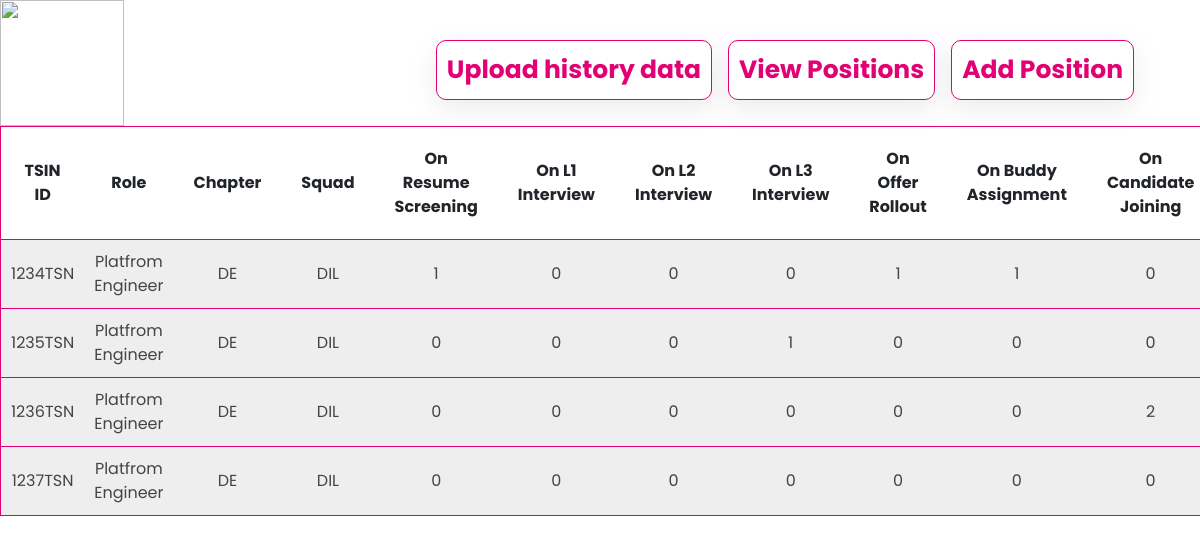
Before: / with the older database file.
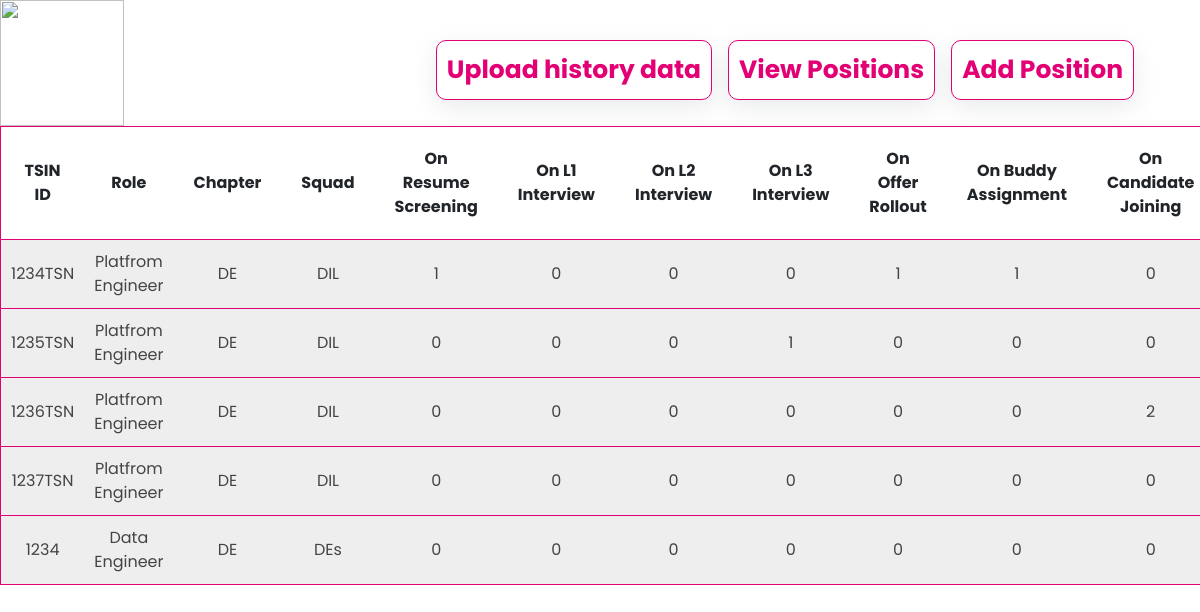
After: the same page with the newer database file.
### tables this page shows
CREATE TABLE "roles" (
	"tsin_id"	TEXT NOT NULL,
	"Role"	TEXT NOT NULL,
	"Chapter"	TEXT NOT NULL,
	"Squad"	TEXT NOT NULL,
	PRIMARY KEY("tsin_id")
);

### app.py (the view)
@app.route('/')
def hello_world():
    con=sqlite3.connect('db/data.db') #connecting to the database
    cursor=con.cursor()
    cursor.execute('SELECT tsin_id, role, chapter, squad from roles;')
    result = cursor.fetchall()
    nums={}
    for i in result:
        nums[i[0]]={'stage1':0,'stage2':0,'stage3':0,'stage4':0,'stage5':0,'stage6':0,'stage7':0}
    print(nums)
    print(result)
    cursor.execute('SELECT tsin_id, candidate_name, pan, candidate_email, current_stage, request_raised_date, tsin_opened_date, resume_screened_date, l1_interview_date, l1_interviewer, l2_interview_date, l2_interviewer, l3_interview_date, l3_interviewer, offer_rollout_date, joining_date, buddy_assignment_date, buddy_name, candidate_dropout_date, candidate_dropout_reason, resume, id, phone, current_location, current_company, experience from candidates;')
    result2=cursor.fetchall()
    con.close()
    d={}
    for i in result2:
        if i[4].strip()=='Resume Screened for Interview':
            nums[i[0].strip()]['stage1']+=1
        elif i[4].strip()=='L1 Interview Complete':
            nums[i[0].strip()]['stage2']+=1
        elif i[4].strip()=='L2 Interview Complete':
            nums[i[0].strip()]['stage3']+=1
        elif i[4].strip()=='L3 Interview Complete':
            nums[i[0].strip()]['stage4']+=1
        elif i[4].strip()=='Offer RollOut':
            nums[i[0].strip()]['stage5']+=1
        elif i[4].strip()=='Buddy Assignment':
            nums[i[0].strip()]['stage6']+=1
        elif i[4].strip()=='Candidate Joined' or i[4].strip()=='Candidate Dropout':
            nums[i[0].strip()]['stage7']+=1
        if i[0] in d:
            d[i[0]].append({'id':i[21],'candidate_name':i[1], 'pan':i[2],'candidate_email':i[3], 'current_stage':i[4],'request_raised_date': i[5], 'tsin_opened_date':i[6], 'resume_screened_date':i[7], 'l1_interview_date':i[8], 'l1_interviewer':i[9], 'l2_interview_date':i[10], 'l2_interviewer':i[11], 'l3_interview_date':i[12], 'l3_interviewer':i[13], 'offer_rollout_date':i[14], 'joining_date':i[15], 'buddy_assignment_date':i[16], 'buddy_name':i[17], 'candidate_dropout_date':i[18], 'candidate_dropout_reason':i[19], 'resume':i[20], 'phone':i[22], 'current_location':i[23], 'current_company':i[24], 'experience':i[25]})
        else:
            d[i[0]]=[{'id':i[21],'candidate_name':i[1], 'pan':i[2],'candidate_email':i[3], 'current_stage':i[4],'request_raised_date': i[5], 'tsin_opened_date':i[6], 'resume_screened_date':i[7], 'l1_interview_date':i[8], 'l1_interviewer':i[9], 'l2_interview_date':i[10], 'l2_interviewer':i[11], 'l3_interview_date':i[12], 'l3_interviewer':i[13], 'offer_rollout_date':i[14], 'joining_date':i[15], 'buddy_assignment_date':i[16], 'buddy_name':i[17], 'candidate_dropout_date':i[18], 'candidate_dropout_reason':i[19], 'resume':i[20], 'phone':i[22], 'current_location':i[23], 'current_company':i[24], 'experience':i[25]}]
    print(d)
    print(nums)
    return render_template('candidates.html', roles=result, candidates=d, nums=nums)

### templates/candidates.html (shortened to what this page needs)
{% extends "layout/base.html" %}
{% block body_class %} landing-page {% endblock body_class %}
{% block content %}
<main>
<div class="info">
      <table class="roles">
      <tr>
      <th>TSIN ID</th>
      <th>Role</th>
      <th>Chapter</th>
      <th>Squad</th>
      <th>On Resume Screening</th>
      <th>On L1 Interview</th>
      <th>On L2 Interview</th>
      <th>On L3 Interview</th>
      <th>On Offer Rollout</th>
      <th>On Buddy Assignment</th>
      <th>On Candidate Joining</th>
      </tr>
      {% for i in roles %}
      <tr class="accordion">
        <td>{{i[0]}}</td>
        <td>{{i[1]}}</td>
        <td>{{i[2]}}</td>
        <td>{{i[3]}}</td>
        <td>{{nums[i[0]]['stage1']}}</td>
        <td>{{nums[i[0]]['stage2']}}</td>
        <td>{{nums[i[0]]['stage3']}}</td>
        <td>{{nums[i[0]]['stage4']}}</td>
        <td>{{nums[i[0]]['stage5']}}</td>
        <td>{{nums[i[0]]['stage6']}}</td>
        <td>{{nums[i[0]]['stage7']}}</td>
      </tr>
      {% endfor %}
      </table>
    </div>
</main>
{% endblock content %}

### templates/layout/base.html (shortened to what this page needs)
<!DOCTYPE html>
<html lang="en">
<head>
    <link href="{{url_for('static',filename='css/style.css')}}" rel="stylesheet">
    <link href="https://cdn.jsdelivr.net/npm/bootstrap@5.1.3/dist/css/bootstrap.min.css" rel="stylesheet">
    <link href="https://unpkg.com/aos@2.3.1/dist/aos.css" rel="stylesheet">
</head>
<body class="{% block body_class %}{% endblock body_class %}">
    <div id="page">
        {% include 'includes/header.html' %}
        {% block content %}{% endblock content %}
    </div>
</body>
</html>

### templates/includes/header.html
<header class="header menu_fixed" >
<a class="navbar-brand logo1" href="/"><img src="https://he-s3.s3.amazonaws.com/media/cache/2f/96/2f96363357d5bc63c2314e69ab03896e.png" width=300 class="logo-main" style="width:124px; height:126px;"></a>
	<nav class="navbar navbar-nav navbar-expand-lg " style="      display: flex;flex-direction: row;  float: right; color:white; padding-right: 50px;">
		<a class="navbar-brand navbar-center" href="/upload-candidates" style=" "><button class="new_tsin" style="font-size:25px;box-shadow: rgba(149, 157, 165, 0.2) 0px 8px 24px;"><b>Upload history data</b></button></a>
		<a class="navbar-brand navbar-center"href="/"><button class="new_tsin" style="font-size:25px;box-shadow: rgba(149, 157, 165, 0.2) 0px 8px 24px;"><b>View Positions</b></button></a>
		<a class="navbar-brand navbar-center"href="/add-tsin"><button class="new_tsin" style="font-size:25px;box-shadow: rgba(149, 157, 165, 0.2) 0px 8px 24px;"><b>Add Position</b></button></a>
	</nav>
</header>

### static/css/style.css (style rules this page uses)
* { margin: 0; padding: 0; box-sizing: border-box; font-family: "Poppins", sans-serif; }
.header { background-color:white; }
.navbar-brand { text-align:center; font-weight:800; color:#E20074; font-size:41px !important; padding-top: 25px !important; }
body { background-color: #242F3F; }
.roles { width:100%; }
.roles tr { border:1px solid #E20074; padding:5px; text-align:center; }
.roles td { padding:10px; }
.roles th { padding:20px; text-align:center; height:20px; }
.accordion { background-color: #eee; color: #444; cursor: pointer; padding: 18px; width: 100%; text-align: left; border: none; outline: none; transition: 0.4s; }
.resume-upload, .stage-update, .candidate-row, #download_resume, .new_tsin { background-color:white; color:#E20074; border:1px solid #E20074; padding:10px; }
.new_tsin { border-radius: 10px; }

Changed rows visible on the page:
added roles: tsin_id "1234", Role "Data Engineer", Chapter "DE", Squad "DEs", nums "0"
